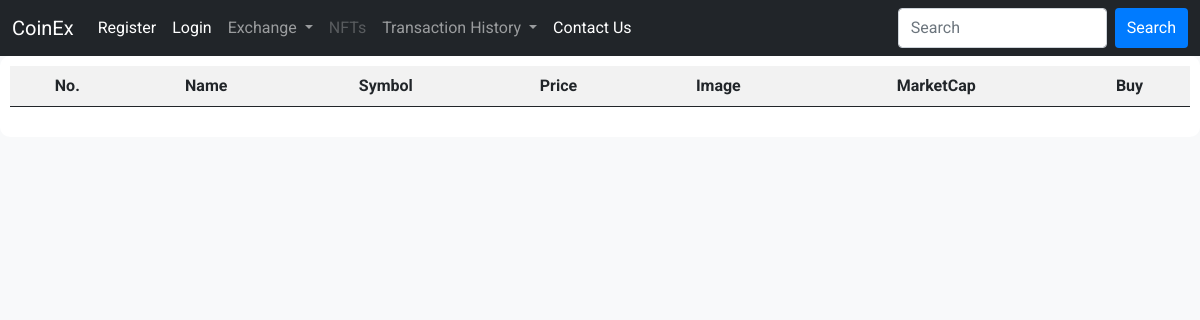
Before: /nfts/ with the older database file.
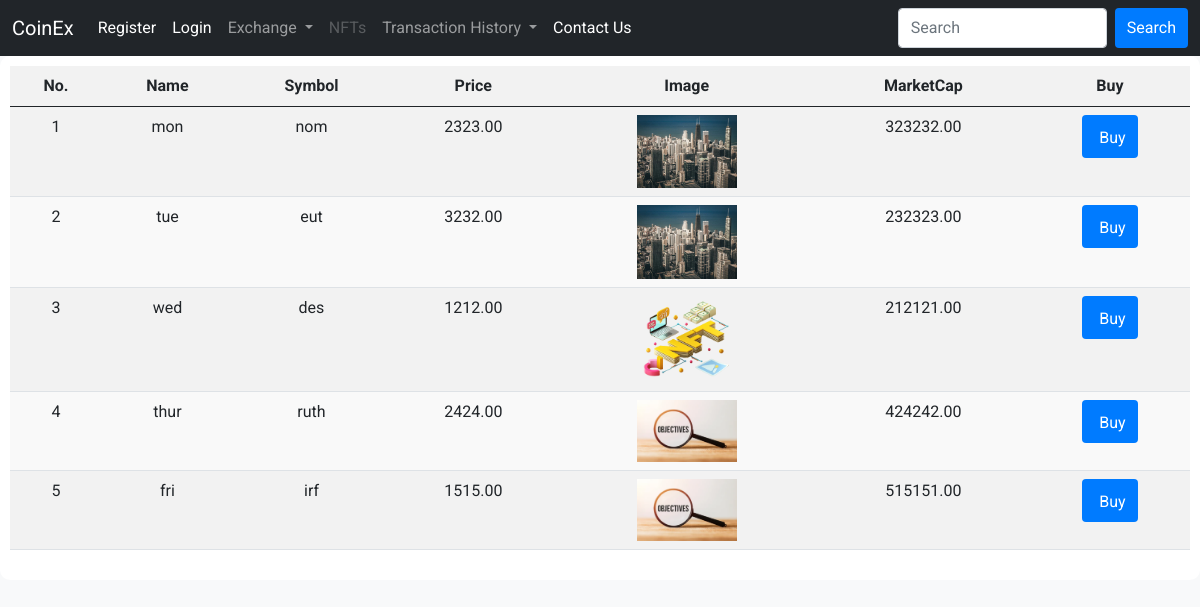
After: the same page with the newer database file.
### mainApp/models.py (models this page shows)
class NFT(models.Model):
    name = models.CharField(max_length=255)
    symbol = models.CharField(max_length=10)
    image = models.ImageField(upload_to="nft_images/")
    price = models.DecimalField(max_digits=10, decimal_places=2)
    market_cap = models.DecimalField(max_digits=15, decimal_places=2)

### mainApp/views.py (the view)
# urls.py: path('nfts/', views.nft_list, name='nft_list'),
def nft_list(request):
    nfts = NFT.objects.all()
    return render(request, 'CoinEx_Index/nft_list.html', {'nfts': nfts})

### templates/CoinEx_Index/nft_list.html (shortened to what this page needs)
{% extends 'CoinEx_Index/base.html' %}
{% block content %}
<div class="container">
    <table class="table table-striped">
        <thead>
            <tr>
                <th>No.</th>
                <th>Name</th>
                <th>Symbol</th>
                <th>Price</th>
                <th>Image</th>
                <th>MarketCap</th>
                <th>Buy</th>
            </tr>
        </thead>
        <tbody>
            {% for nft in nfts %}
                <tr>
                    <td>{{ forloop.counter }}</td>
                    <td>{{ nft.name }}</td>
                    <td>{{ nft.symbol }}</td>
                    <td>{{ nft.price }}</td>
                    <td>
                    <img src="{{ nft.image.url }}" alt="NFT Image" width="100"></td>
                    <td>{{ nft.market_cap }}</td>
                    <td>
                        <a href="{% url 'buy_nft' nft.symbol %}" class="btn btn-primary">
                                 Buy
                            </a>
                    </td>
                </tr>
            {% endfor %}
        </tbody>
    </table>
</div>
{% endblock %}

### templates/CoinEx_Index/base.html (shortened to what this page needs)
{% load static %}
{% load custom_filters %}
<!doctype html>
<html lang="en">
<head>
  <link rel="stylesheet" href="https://cdn.jsdelivr.net/npm/bootstrap@5.0.2/dist/css/bootstrap.min.css"
>
  <link href="{% static 'mainApp/core.css'%}" rel="stylesheet">
</head>
<body>
  <nav class="navbar navbar-expand-lg navbar-dark bg-dark">
    <div class="container-fluid">
      <a class="navbar-brand " href="{% url 'index' %}">CoinEx</a>
      <div class="collapse navbar-collapse" id="navbarSupportedContent">
        <ul class="navbar-nav me-auto mb-2 mb-lg-0">
          {% if user.is_authenticated %}
          <li class="nav-link active" aria-current="page" href=" "> welcome, {{user.first_name}}</li>
          <li class="nav-item">
            <a class="nav-link active" aria-current="page" href="{% url 'logout' %}">Logout</a>
          </li>
          {% else %}
          <li class="nav-item">
            <a class="nav-link active" aria-current="page" href="{% url 'register' %}">Register</a>
          </li>
          <li class="nav-item">
            <a class="nav-link active" aria-current="page" href="{% url 'login' %}">Login</a>
          </li>
          {% endif %}
          <li class="nav-item dropdown">
            <a class="nav-link dropdown-toggle" href="#" id="navbarDropdown" role="button" data-bs-toggle="dropdown"
              aria-expanded="false">
              Exchange
            </a>
          </li>
          {% if user.is_authenticated %}
          <li class="nav-item">
            <a class="nav-link active" aria-current="page" href="{% url 'nft_list' %}">NFTs</a>
          </li>
          {% else %}
          <li class="nav-item">
            <a class="nav-link disabled" href=" " tabindex="-1" aria-disabled="true">NFTs</a>
          </li>
          {% endif %}
          {% if user.is_authenticated %}
         <li class="nav-item dropdown">
            <a class="nav-link dropdown-toggle" href="#" id="navbarDropdown" role="button" data-bs-toggle="dropdown"
              aria-expanded="false">
              Transaction History
            </a>
            <ul class="dropdown-menu" aria-labelledby="navbarDropdown">
              <li><a class="dropdown-item" href="{% url 'transaction-history' %}">Crypto Transaction History</a></li>
              <li><a class="dropdown-item" href="{% url 'nft-transaction-history' %}">NFT Transaction History</a></li>
            </ul>
          </li>
              <li class="nav-item dropdown">
            <a class="nav-link dropdown-toggle" href="#" id="navbarDropdown" role="button" data-bs-toggle="dropdown"
              aria-expanded="false">
              Holdings
            </a>
            <ul class="dropdown-menu" aria-labelledby="navbarDropdown">
              <li><a class="dropdown-item" href="{% url 'user-holdings' %}">Crypto Holdings</a></li>
              <li><a class="dropdown-item" href="{% url 'nft-user-holdings' %}">NFT Holdings</a></li>
            </ul>
          </li>
          {% else %}
          <li class="nav-item dropdown">
            <a class="nav-link dropdown-toggle" href="#" id="navbarDropdown" role="button" data-bs-toggle="dropdown"
              aria-expanded="false" aria-disabled="true">
              Transaction History
            </a>
          </li>
          {% endif %}
          <li class="nav-item">
            <a class="nav-link active" aria-current="page" href="{% url 'contact_us' %}">Contact Us</a>
          </li>
        </ul>
        <form class="d-flex">
          <input class="form-control me-2" type="search" placeholder="Search" aria-label="Search">
          <button class="btn btn-outline-success" type="submit">Search</button>
        </form>
      </div>
    </div>
  </nav>
  <div id="content">
    {% block content %}{% endblock %}
  </div>
</body>
</html>

### mainApp/static/mainApp/core.css (style rules this page uses)
body { font-family: 'Roboto', sans-serif; background-color: #f8f9fa; }
.container { max-width: 100%; margin: auto; background-color: #ffffff; border-radius: 10px; padding: 10px; }

### templates/CoinEx_Index/nft_list.html (style rules this page uses)
.table { width: 100%; border-collapse: collapse; margin-bottom: 20px; }
.table th, .table td { padding: 8px; text-align: center; }
.table th { background-color: #f2f2f2; }
.table tbody tr:nth-child(even) { background-color: #f9f9f9; }
.table img { display: block; margin: 0 auto; }
.btn { display: inline-block; padding: 8px 12px; border: none; border-radius: 4px; text-decoration: none; color: #fff; background-color: #007bff; cursor: pointer; transition: background-color 0.3s ease; }

Changed rows visible on the page:
added NFT: name "mon", symbol "nom", price "2323.00", image (picture), market_cap "323232.00"
added NFT: name "tue", symbol "eut", price "3232.00", image (picture), market_cap "232323.00"
added NFT: name "wed", symbol "des", price "1212.00", image (picture), market_cap "212121.00"
added NFT: name "thur", symbol "ruth", price "2424.00", image (picture), market_cap "424242.00"
added NFT: name "fri", symbol "irf", price "1515.00", image (picture), market_cap "515151.00"
